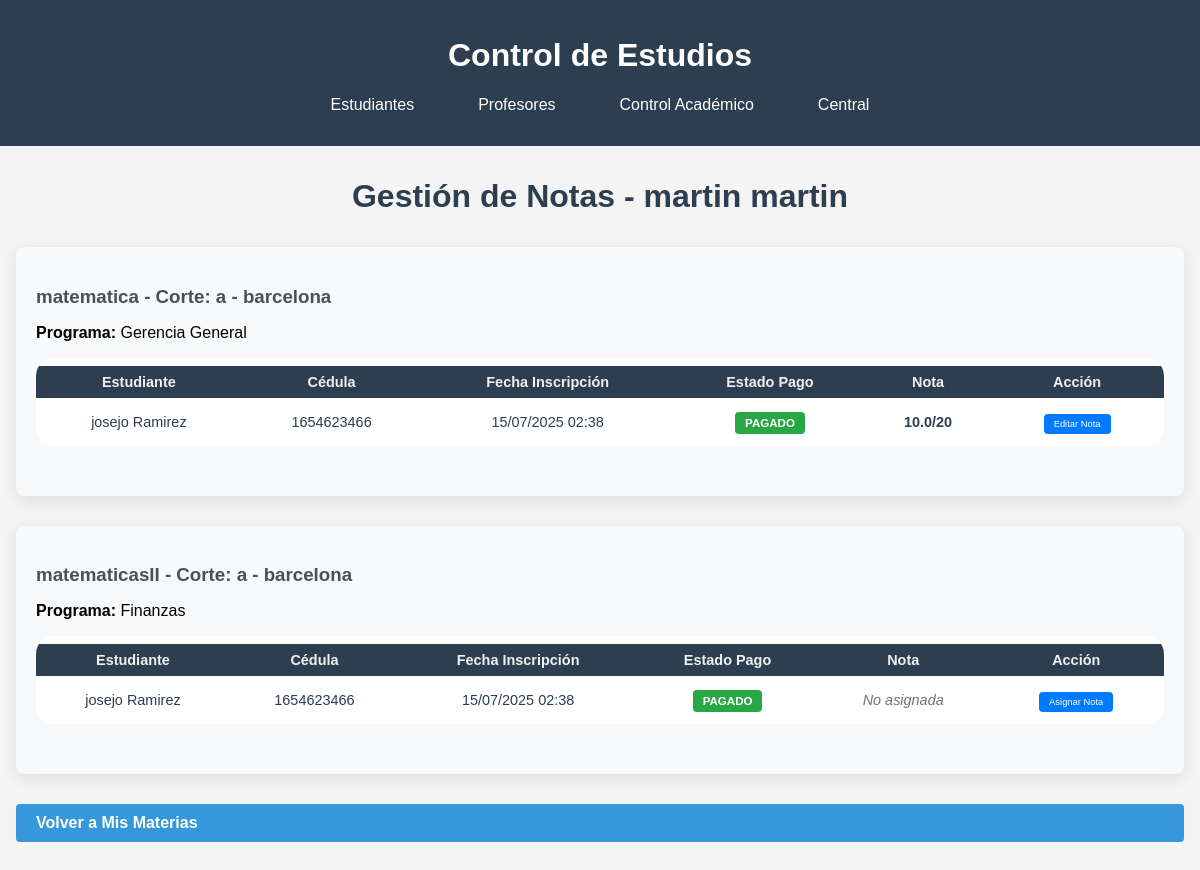
The page /profesores/profesores/1654623465/notas on the database its author committed.
### modulos/central/models.py (models this page shows, shortened)
class Persona(db.Model):
    __tablename__ = 'personas'
    cedula = db.Column(db.String(20), primary_key=True, unique=True)
    nombre = db.Column(db.String(100), nullable=False)
    apellido = db.Column(db.String(100), nullable=False)
    numero_telefono = db.Column(db.Integer)
    correo_electronico = db.Column(db.String(100), unique=True, nullable=False)
    usuario = db.Column(db.String(50), unique=True, nullable=False)
    contrasenia = db.Column(db.String(100), nullable=False)
    rol = db.Column(db.String(20), nullable=False)
    __mapper_args__ = {
        'polymorphic_identity': 'persona',
        'polymorphic_on': rol
    }

### modulos/control_academico/models.py (models this page shows, shortened)
class AsignacionMateria(db.Model):
    __tablename__ = 'asignaciones_materias'
    id = db.Column(db.Integer, primary_key=True)
    profesor_id = db.Column(db.String(20), db.ForeignKey('profesores.cedula'), nullable=False)
    materia_codigo = db.Column(db.Integer, db.ForeignKey('materias.codigo'), nullable=False)
    corte_id = db.Column(db.Integer, db.ForeignKey('cortes.id'), nullable=False)
    fecha_asignacion = db.Column(db.DateTime, default=datetime.utcnow, nullable=False)
    profesor = db.relationship('Profesor', back_populates='asignaciones')
    materia = db.relationship('Materia', back_populates='asignaciones')
    corte = db.relationship('Corte', back_populates='asignaciones')
    __table_args__ = (
        db.UniqueConstraint('materia_codigo', 'corte_id', name='uq_materia_corte'),
    )

class Materia(db.Model):
    __tablename__ ='materias'
    codigo = db.Column(db.Integer, primary_key=True, unique=True)
    nombre = db.Column(db.String(100), nullable=False)
    programa_id = db.Column(db.Integer, db.ForeignKey('programas.id'), nullable=False)
    programa = db.relationship('Programa', back_populates='materias')
    asignaciones = db.relationship('AsignacionMateria', back_populates='materia')
    notas = db.relationship('Nota', back_populates='materia')

class Corte(db.Model):
    __tablename__ = 'cortes'
    id = db.Column(db.Integer, primary_key=True)
    programa_id = db.Column(db.Integer, db.ForeignKey('programas.id'), nullable=False)
    seccion = db.Column(db.String(20), nullable=False)
    zona = db.Column(db.String(50), nullable=False)
    fecha_inicio = db.Column(db.Date, nullable=False)
    fecha_fin = db.Column(db.Date, nullable=False)
    programa = db.relationship('Programa', back_populates='cortes')
    inscripciones = db.relationship('Inscripcion', back_populates='corte')
    asignaciones = db.relationship('AsignacionMateria', back_populates='corte')

class Programa(db.Model):
    __tablename__ = 'programas'
    id = db.Column(db.Integer, primary_key=True)
    nombre = db.Column(db.String(100), nullable=False)
    carrera_id = db.Column(db.Integer, db.ForeignKey('carreras.id'), nullable=False)
    carrera = db.relationship('Carrera', back_populates='programas')
    materias = db.relationship('Materia', back_populates='programa')
    cortes = db.relationship('Corte', back_populates='programa')

class Inscripcion(db.Model):
    __tablename__ = 'inscripciones'
    id = db.Column(db.Integer, primary_key=True)
    estudiante_id = db.Column(db.String(20), db.ForeignKey('estudiantes.cedula'), nullable=False)
    corte_id = db.Column(db.Integer, db.ForeignKey('cortes.id'), nullable=False)
    fecha_inscripcion = db.Column(db.DateTime, default=datetime.utcnow, nullable=False)
    estado_pago = db.Column(db.Boolean, default=False)
    estudiante = db.relationship('Estudiante', back_populates='inscripciones')
    corte = db.relationship('Corte', back_populates='inscripciones')

class Nota(db.Model):
    __tablename__ = 'notas'
    id = db.Column(db.Integer, primary_key=True)
    estudiante_id = db.Column(db.String(20), db.ForeignKey('estudiantes.cedula'), nullable=False)
    materia_codigo = db.Column(db.Integer, db.ForeignKey('materias.codigo'), nullable=False)
    nota = db.Column(db.Float, nullable=False)
    fecha_registro = db.Column(db.DateTime, default=datetime.utcnow, nullable=False)
    estudiante = db.relationship('Estudiante', back_populates='notas')
    materia = db.relationship('Materia', back_populates='notas')

### modulos/estudiantes/models.py (models this page shows, shortened)
class Estudiante(Persona):
    __tablename__ = 'estudiantes'
    cedula = db.Column(db.String(20), db.ForeignKey('personas.cedula'), primary_key=True)
    carrera_id = db.Column(db.Integer, db.ForeignKey('carreras.id'), nullable=True)
    solvente = db.Column(db.Boolean, default = False)
    saldo_disponible = db.Column(db.Float, default=0.0)
    carrera = db.relationship('Carrera', back_populates='estudiantes')
    inscripciones = db.relationship('Inscripcion', back_populates='estudiante', cascade="all, delete-orphan")
    notas = db.relationship('Nota', back_populates='estudiante', cascade="all, delete-orphan")
    __mapper_args__ = {
        'polymorphic_identity': 'estudiante',
    }

### modulos/profesores/routes.py (the view)
@bp.route('/profesores/<cedula>/notas')
def notas_profesor(cedula):
    profesor = Profesor.query.get_or_404(cedula)
    asignaciones = AsignacionMateria.query.filter_by(profesor_id=cedula).all()
    notas = []
    for asignacion in asignaciones:
        notas_materia = Nota.query.filter_by(materia_codigo=asignacion.materia_codigo).all()
        notas.extend(notas_materia)
    return render_template('profesores/notas.html',
                         profesor=profesor,
                         notas=notas,
                         asignaciones=asignaciones)

### modulos/profesores/templates/profesores/notas.html (shortened to what this page needs)
{% extends "central/base.html" %}
{% block content %}
<div class="welcome-container">
    <h1 class="titulo-estudiantes">Gestión de Notas - {{ profesor.nombre }} {{ profesor.apellido }}</h1>
    {% if asignaciones %}
        {% for asignacion in asignaciones %}
        <div class="tabla-estudiantes-contenedor">
            <h3>{{ asignacion.materia.nombre }} - Corte: {{ asignacion.corte.seccion }} - {{ asignacion.corte.zona }}</h3>
            <p><strong>Programa:</strong> {{ asignacion.materia.programa.nombre }}</p>
            {% set estudiantes_inscritos = asignacion.corte.inscripciones %}
            {% if estudiantes_inscritos %}
                <table class="tabla-estudiantes">
                    <thead>
                        <tr>
                            <th>Estudiante</th>
                            <th>Cédula</th>
                            <th>Fecha Inscripción</th>
                            <th>Estado Pago</th>
                            <th>Nota</th>
                            <th>Acción</th>
                        </tr>
                    </thead>
                    <tbody>
                        {% for inscripcion in estudiantes_inscritos %}
                        {% set estudiante = inscripcion.estudiante %}
                        {% set nota_estudiante = notas|selectattr("estudiante_id", "equalto", estudiante.cedula)|selectattr("materia_codigo", "equalto", asignacion.materia.codigo)|first %}
                        <tr>
                            <td>{{ estudiante.nombre }} {{ estudiante.apellido }}</td>
                            <td>{{ estudiante.cedula }}</td>
                            <td>{{ inscripcion.fecha_inscripcion.strftime('%d/%m/%Y %H:%M') }}</td>
                            <td>
                                {% if inscripcion.estado_pago %}
                                    <span class="badge badge-success">Pagado</span>
                                {% else %}
                                    <span class="badge badge-warning">Pendiente</span>
                                {% endif %}
                            </td>
                            <td>
                                {% if nota_estudiante %}
                                    <strong>{{ nota_estudiante.nota }}/20</strong>
                                {% else %}
                                    <span class="text-muted">No asignada</span>
                                {% endif %}
                            </td>
                            <td>
                                <a href="{{ url_for('profesores.editar_nota', cedula=profesor.cedula, estudiante_cedula=estudiante.cedula, materia_codigo=asignacion.materia.codigo) }}"
                                   class="btn-accion editar">
                                    {% if nota_estudiante %}Editar Nota{% else %}Asignar Nota{% endif %}
                                </a>
                            </td>
                        </tr>
                        {% endfor %}
                    </tbody>
                </table>
            {% else %}
                <p class="text-muted">No hay estudiantes inscritos en este corte.</p>
            {% endif %}
        </div>
        {% endfor %}
    {% else %}
        <div class="alert alert-warning">
            <p>No tienes materias asignadas actualmente. Para gestionar notas, primero debes tener materias asignadas.</p>
            <a href="{{ url_for('profesores.materias_profesor', cedula=profesor.cedula) }}" class="btn-form-estudiante">Ver Mis Materias</a>
        </div>
    {% endif %}
    <a href="{{ url_for('profesores.materias_profesor', cedula=profesor.cedula) }}" class="btn-nuevo-estudiante">Volver a Mis Materias</a>
</div>
{% endblock %}

### modulos/static/css/style.css (style rules this page uses)
body { font-family: Arial, sans-serif; margin: 0; padding: 0; background-color: #f4f4f4; }
.welcome-container { max-width: 1200px; margin: 2rem auto; padding: 0 1rem; }
.welcome-container h1 { text-align: center; color: #2c3e50; margin-bottom: 2rem; }
.titulo-estudiantes { text-align: center; margin-top: 20px; color: #2c3e50; }
a { text-decoration: none ; }
.btn-nuevo-estudiante { text-decoration: none; display: block; margin: 15px auto 25px auto; padding: 10px 20px; background-color: #3498db; color: white; border: none; border-radius: 4px; font-weight: bold; cursor: pointer; transition: background 0.2s; }
.tabla-estudiantes-contenedor { overflow-x: auto; margin: 0 auto; max-width: 2000px; }
.tabla-estudiantes { width: 100%; max-width: 1500; margin: 0 auto 30px auto; border-collapse: separate; border-spacing: 0 8px; border-radius: 18px; margin-bottom: 30px; background: #fff; overflow: hidden; }
.tabla-estudiantes th, .tabla-estudiantes td { padding: 8px 12px; text-align: center; }
.tabla-estudiantes, .tabla-estudiantes th, .tabla-estudiantes td { font-family: Arial, sans-serif; font-size: 0.95em; color: #2c3e50; }
.tabla-estudiantes th { background-color: #2c3e50; color: #f1f0f0; }
.btn-accion { padding: 2px 6px; border-radius: 2px; text-decoration: none; font-size: 0.65em; margin: 0 1px; }
.btn-accion.editar { background: #2c3e50; color: white; }
.btn-accion { padding: 5px 10px; border-radius: 4px; text-decoration: none; color: white; margin: 0 5px; }
.tabla-estudiantes-contenedor { background: white; border-radius: 12px; padding: 25px; box-shadow: 0 4px 16px rgba(0,0,0,0.1); margin-bottom: 30px; }
.text-muted { color: #6c757d !important; font-style: italic; }
.badge { padding: 4px 8px; border-radius: 12px; font-size: 0.75em; font-weight: bold; text-transform: uppercase; }
.badge-success { background-color: #28a745; color: white; }
.tabla-estudiantes-contenedor, .form-container-academico, .stat-card { animation: fadeIn 0.6s ease-out; }
.btn-accion { transition: all 0.2s ease; }

### modulos/profesores/templates/profesores/notas.html (style rules this page uses)
.badge { padding: 5px 10px; border-radius: 4px; font-size: 0.8em; font-weight: bold; }
.badge-success { background-color: #28a745; color: white; }
.btn-accion { padding: 5px 10px; border-radius: 4px; text-decoration: none; color: white; margin: 0 5px; }
.btn-accion.editar { background-color: #007bff; }
.tabla-estudiantes-contenedor { margin-bottom: 30px; background-color: #f8f9fa; padding: 20px; border-radius: 8px; }
.tabla-estudiantes-contenedor h3 { color: #495057; margin-bottom: 10px; }
.text-muted { color: #6c757d !important; }

### rows shown on the page
Persona: nombre "martin", apellido "martin"
AsignacionMateria: materia.nombre "matematica", corte.seccion "a", corte.zona "barcelona", materia.programa.nombre "Gerencia General"
Inscripcion: fecha_inscripcion "15/07/2025 02:38", estado_pago "PAGADO", shows "Editar Nota", shows "No asignada"
Persona: nombre "josejo", apellido "Ramirez"
Estudiante: cedula "1654623466"
Nota: nota "10.0"
AsignacionMateria: materia.nombre "matematicasII", corte.seccion "a", corte.zona "barcelona", materia.programa.nombre "Finanzas"
